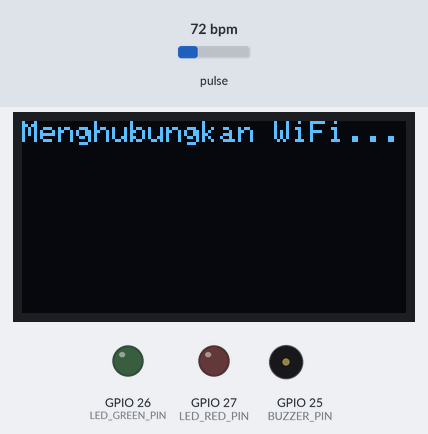
Simulated run of this sketch. Board: ESP32. Parts: 128×64 one-colour display, output pins drawn as LEDs (lit = HIGH), buzzer (waves = sounding, pin HIGH). The inputs (shaded band) are chosen by the test bench; at power-on: pulse 72 bpm. WiFi joins after 1.5 s; servers stay silent unless stated; uploads are accepted with an empty reply; what the sketch prints to the serial monitor is not drawn.

Above: at 2.0 s.
At 6.98 s:
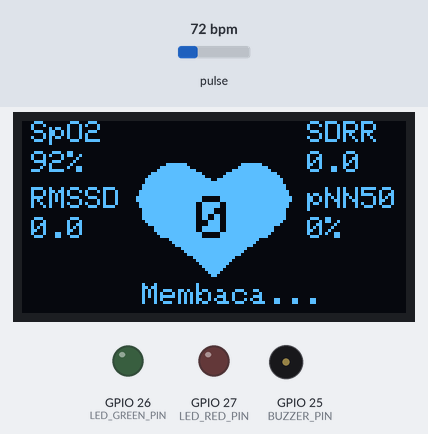
7.0 s: pulse set to 42 bpm
9.0 s: pulse set to 70 bpm
At 9.55 s:
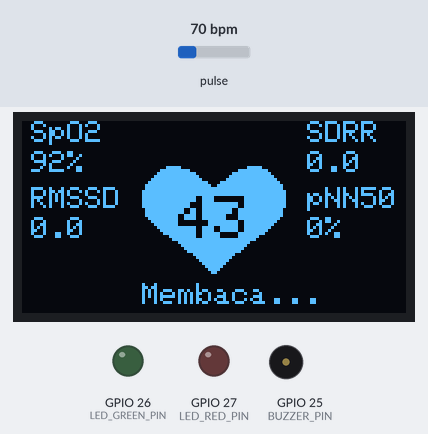
12.0 s: pulse set to 100 bpm
At 12.32 s:
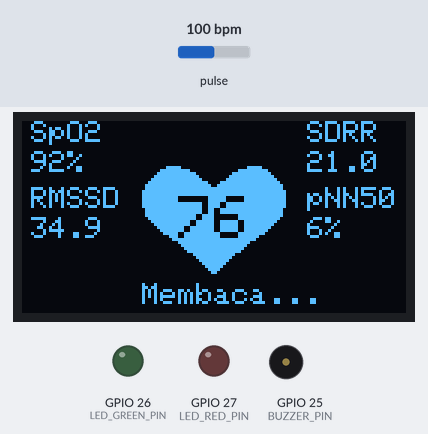
13.7 s: pulse set to 95 bpm
At 16.6 s:
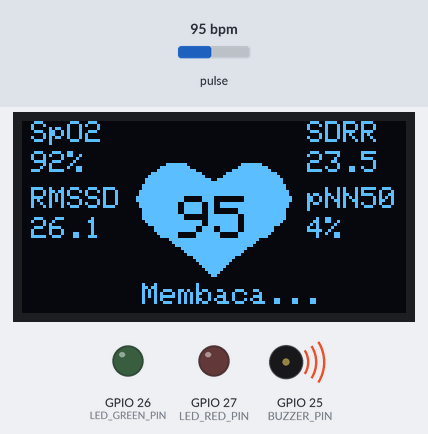
16.7 s: pulse set to 92 bpm
Timing chart, 0 to 20.1 s (numbered marks = the images above; inputs shaded):
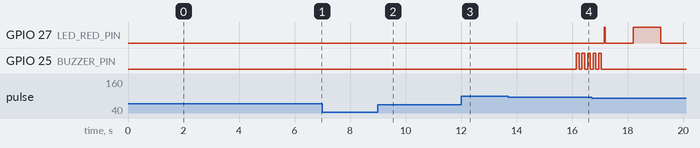

The sketch:

StressMonitor.ino
```cpp
// ESP32 Stress Monitor + LED Blinking + POST ke https://devtunnels.ms
// Auth pakai API Key device (espstresslifetracker)

#define BLYNK_TEMPLATE_ID   "TMPL6QllfqjzJ"
#define BLYNK_TEMPLATE_NAME "Stress Detection Monitor"
#define BLYNK_AUTH_TOKEN    "FAReJFS0_ZTPkdBec-iCUkfKDe_NQmWd"

#include <WiFi.h>
#include <BlynkSimpleEsp32.h>
#include <Wire.h>
#include <HTTPClient.h>
#include <ArduinoJson.h>
#include "SensorManager.h"
#include "DisplayManager.h"

// KONFIGURASI
#define BUZZER_PIN     25
#define LED_GREEN_PIN  26
#define LED_RED_PIN    27

// URL
const char* API_HOST = "https://6865l8g3-8000.asse.devtunnels.ms/api/predict/";
const char* API_KEY  = "espstresslifetracker";

// WiFi
char ssid[] = "han";
char pass[] = "iloveyou";

// Objek class
SensorManager sensorMgr;
DisplayManager displayMgr;

// Status
String serverStatusLabel = "Membaca...";  // low, medium, high
int serverCluster = -1;                   // 0, 1, 2

// Bunyi Buzzer
void playAlarmSound() {
  for (int i = 0; i < 5; i++) {
    digitalWrite(BUZZER_PIN, HIGH);
    delay(100);
    digitalWrite(BUZZER_PIN, LOW);
    delay(100);
  }
}

void playSuccessSound() {
  digitalWrite(BUZZER_PIN, HIGH);
  delay(600);
  digitalWrite(BUZZER_PIN, LOW);
}

// Kirim data ke server
void sendDataToServer(int bpm, int spo2, float rmssd, float sdrr, int pnn50) {
  if (WiFi.status() != WL_CONNECTED) {
    Serial.println("WiFi tidak terhubung!");
    return;
  }

  HTTPClient http;
  http.setTimeout(20000);
  http.begin(API_HOST);

  http.addHeader("Content-Type", "application/json");
  http.addHeader("X-Api-Key", API_KEY);

  String payload = "{";
  payload += "\"api_key\":\"" + String(API_KEY) + "\",";
  payload += "\"heart_rate\":" + String(bpm) + ",";
  payload += "\"spo2\":" + String(spo2) + ",";
  payload += "\"rmssd\":" + String(rmssd, 2) + ",";
  payload += "\"sdrr\":" + String(sdrr, 2) + ",";
  payload += "\"pnn50\":" + String(pnn50);
  payload += "}";

  Serial.println("\nMENGIRIM KE SERVER");
  Serial.println("URL : " + String(API_HOST));
  Serial.println("Payload : " + payload);

  int httpCode = http.POST(payload);

  if (httpCode > 0) {
    Serial.print("HTTP Response code: ");
    Serial.println(httpCode);
    String response = http.getString();
    Serial.println("Response: " + response);

    // Ambil response
    StaticJsonDocument<200> doc;
    DeserializationError error = deserializeJson(doc, response);

    if (error) {
      Serial.print(F("deserializeJson() failed: "));
      Serial.println(error.f_str());
      serverStatusLabel = "ERROR";
      serverCluster = -1;
      return;
    }

    serverCluster = doc["predicted_cluster"] | -1;
    const char* label = doc["label"];
    serverStatusLabel = label ? String(label) : "UNKNOWN";

    Serial.print("Cluster: ");
    Serial.println(serverCluster);
    Serial.print("Label: ");
    Serial.println(serverStatusLabel);

  } else {
    Serial.print("HTTP Error code: ");
    Serial.println(httpCode);
    Serial.println("Error detail: " + String(http.errorToString(httpCode)));
    serverStatusLabel = "TIMEOUT";
    serverCluster = -1;
  }
  http.end();
}

void setup() {
  Serial.begin(115200);
  Wire.begin(21, 22);

  pinMode(BUZZER_PIN, OUTPUT);
  pinMode(LED_GREEN_PIN, OUTPUT);
  pinMode(LED_RED_PIN, OUTPUT);
  digitalWrite(LED_GREEN_PIN, LOW);
  digitalWrite(LED_RED_PIN, LOW);
  digitalWrite(BUZZER_PIN, LOW);

  displayMgr.init();
  sensorMgr.init();

  displayMgr.showMessage("Menghubungkan WiFi...");

  // WiFi + Blynk
  Blynk.begin(BLYNK_AUTH_TOKEN, ssid, pass);

  displayMgr.showMessage("Terhubung!\nSiap deteksi");
  delay(2000);
}

void loop() {
  Blynk.run();

  // Update sensor
  sensorMgr.updateSensor();
  static unsigned long lastUpdate = 0;
  if (millis() - lastUpdate > 1000) {
    lastUpdate = millis();

    sensorMgr.calculateHRV();
    sensorMgr.checkStability();

    // Freeze logic
    if (sensorMgr.isMeasurementDone() && !sensorMgr.isFrozen()) {
      sensorMgr.freezeValues();
      sendDataToServer(sensorMgr.getBPM(), sensorMgr.getSpO2(), sensorMgr.getRMSSD(), sensorMgr.getSDRR(), sensorMgr.getPNN50());

      bool abnormal = (serverStatusLabel == "high" || serverStatusLabel == "TIMEOUT" || serverStatusLabel == "ERROR");

      if (abnormal) playAlarmSound(); else playSuccessSound();
      sensorMgr.setFinalStatus(serverStatusLabel);
    }

    // LED indicator
    static bool ledState = false;
    ledState = !ledState;
    bool abnormal = (serverStatusLabel == "high" || serverStatusLabel == "TIMEOUT" || serverStatusLabel == "ERROR");

    digitalWrite(LED_RED_PIN, sensorMgr.isFrozen() && abnormal && ledState ? HIGH : LOW);
    digitalWrite(LED_GREEN_PIN, sensorMgr.isFrozen() && !abnormal && ledState ? HIGH : LOW);

    // Update Blynk
    int bpm = sensorMgr.getBPM();
    if (bpm > 30) {
      Blynk.virtualWrite(V0, bpm);
      Blynk.virtualWrite(V1, sensorMgr.getSpO2());
      Blynk.virtualWrite(V2, sensorMgr.getRMSSD());
      Blynk.virtualWrite(V3, sensorMgr.getSDRR());
      Blynk.virtualWrite(V4, sensorMgr.getPNN50());

      if (sensorMgr.isFrozen() && !sensorMgr.isDoneNotified()) {
        String statusUpper = serverStatusLabel;
        statusUpper.toUpperCase();
        Blynk.logEvent(abnormal ? "stress_alert" : "done_alert", statusUpper);
        sensorMgr.setDoneNotified(true);
      }

      Blynk.virtualWrite(V5, sensorMgr.getStatus());
    }
  }

  // Update display (100ms)
  displayMgr.updateDisplay(
    sensorMgr.getBPM(),
    sensorMgr.getSpO2(),
    sensorMgr.getRMSSD(),
    sensorMgr.getSDRR(),
    sensorMgr.getPNN50(),
    sensorMgr.getStatus(),
    sensorMgr.isFingerDetected(),
    sensorMgr.isFrozen()
  );
}
```

DisplayManager.h
```cpp
#ifndef DISPLAYMANAGER_H
#define DISPLAYMANAGER_H

#include <Adafruit_GFX.h>
#include <Adafruit_SSD1306.h>

class DisplayManager {
private:
	Adafruit_SSD1306 display;
	unsigned long lastFrameTime = 0;
	int currentFrame = 0;

	// Static const array
	static const unsigned char heart_frame0 [1024] PROGMEM;
	static const unsigned char heart_frame1 [1024] PROGMEM;
	static const unsigned char heart_frame2 [1024] PROGMEM;
	static const unsigned char heart_frame3 [1024] PROGMEM;
	static const unsigned char heart_frame4 [1024] PROGMEM;

	static const unsigned char* heart_frameallArray[5];

	void drawTextOverlay(int bpm, int spo2, float rmssd, float sdrr, int pnn50, String statusText);

public:
	DisplayManager() : display(128, 64, &Wire, -1) {}

	void init();
	void showMessage(String message);
	void showNoFinger();
	void showAnimationIntro();
	void updateDisplay(int bpm, int spo2, float rmssd, float sdrr, int pnn50, String status, bool fingerDetected, bool frozen);
};

#endif
```

SensorManager.cpp
```cpp
#include "SensorManager.h"

void SensorManager::init() {
  if (!sensor.begin(Wire, I2C_SPEED_FAST)) {
    while (1);
  }
  sensor.setup();

  sensor.setPulseAmplitudeRed(0x0A);
  sensor.setPulseAmplitudeGreen(0);

  // Reset variabel
  reset();
}

void SensorManager::updateSensor() {
  long irValue = sensor.getIR();
  //long redValue = sensor.getRed();

  // Deteksi jari
  if (irValue < 50000) {
    if (fingerDetected) {
      fingerDetected = false;
      reset();
    }
    return;
  } else if (!fingerDetected) {
    fingerDetected = true;
    beatCount = 0;
    historyIndex = 0;
    measurementDone = false;
    doneNotified = false;
    frozen = false;
    finalStatusLabel = "MEMBACA...";
  }

  // Detak jantung
  if (!frozen && checkForBeat(irValue)) {
    long delta = millis() - lastBeat;
    lastBeat = millis();
    beatsPerMinute = 60 / (delta / 1000.0);

    if (beatsPerMinute > 40 && beatsPerMinute < 220) {
      rates[rateSpot++] = (byte)beatsPerMinute;
      rateSpot %= RATE_SIZE;
      beatAvg = 0;
      for (byte i = 0; i < RATE_SIZE; i++) beatAvg += rates[i];
      beatAvg /= RATE_SIZE;

      if (intervalCount < INTERVAL_SIZE) intervals[intervalCount++] = delta;
      else {
        memmove(intervals, intervals + 1, (INTERVAL_SIZE - 1) * sizeof(long));
        intervals[INTERVAL_SIZE - 1] = delta;
      }
      beatCount++;
    }
  }

  spo2 = constrain(map(irValue, 50000, 300000, 90, 100), 90, 100);
}

void SensorManager::calculateHRV() {
  rmssd = 0;
  sdrr = 0;
  pnn50 = 0;

  if (intervalCount > 5 && !frozen) {
    // RMSSD
    float sumSq = 0;
    for (int i = 1; i < intervalCount; i++) {
      float diff = intervals[i] - intervals[i - 1];
      sumSq += diff * diff;
    }
    rmssd = sqrt(sumSq / (intervalCount - 1));
    rmssd = rmssd / 10;

    // SDRR
    float mean = 0;
    for (int i = 0; i < intervalCount; i++) mean += intervals[i];
    mean /= intervalCount;
    float var = 0;
    for (int i = 0; i < intervalCount; i++) var += sq(intervals[i] - mean);
    sdrr = sqrt(var / intervalCount);
    sdrr = sdrr / 10;

    // pNN50
    int nn50 = 0;
    for (int i = 1; i < intervalCount; i++) {
      if (abs(intervals[i] - intervals[i - 1]) > 50) nn50++;
    }
    pnn50 = (nn50 * 100) / (intervalCount - 1);
    pnn50 = pnn50 / 10;

  } else if (frozen) {
    rmssd = frozenRMSSD;
    sdrr = frozenSDRR;
    pnn50 = frozenPNN50;
    beatAvg = frozenBPM;
    spo2 = frozenSpO2;
  }
}

void SensorManager::checkStability() {
  if (!frozen && beatCount >= MIN_BEATS) {
    bpmHistory[historyIndex] = beatAvg;
    spo2History[historyIndex] = spo2;
    historyIndex = (historyIndex + 1) % HISTORY_SIZE;

    if (beatCount >= HISTORY_SIZE) {
      float sumB = 0, sumS = 0;
      for (int i = 0; i < HISTORY_SIZE; i++) {
        sumB += bpmHistory[i];
        sumS += spo2History[i];
      }
      float meanB = sumB / HISTORY_SIZE;
      float meanS = sumS / HISTORY_SIZE;
      float sdB = 0, sdS = 0;
      for (int i = 0; i < HISTORY_SIZE; i++) {
        sdB += sq(bpmHistory[i] - meanB);
        sdS += sq(spo2History[i] - meanS);
      }
      sdB = sqrt(sdB / HISTORY_SIZE);
      sdS = sqrt(sdS / HISTORY_SIZE);

      if (sdB < 5.0 && sdS < 2.0) measurementDone = true;
    }
  }
}

void SensorManager::freezeValues() {
  frozen = true;
  frozenBPM = beatAvg;
  frozenSpO2 = spo2;
  frozenRMSSD = rmssd;
  frozenSDRR = sdrr;
  frozenPNN50 = pnn50;
}

void SensorManager::reset() {
  beatAvg = 0;
  intervalCount = 0;
  beatCount = 0;
  historyIndex = 0;
  measurementDone = false;
  doneNotified = false;
  frozen = false;
  finalStatusLabel = "MEMBACA...";
}

int SensorManager::getBPM() {
  return frozen ? frozenBPM : beatAvg;
}

int SensorManager::getSpO2() {
  return frozen ? frozenSpO2 : spo2;
}

float SensorManager::getRMSSD() {
  return frozen ? frozenRMSSD : rmssd;
}

float SensorManager::getSDRR() {
  return frozen ? frozenSDRR : sdrr;
}

int SensorManager::getPNN50() {
  return frozen ? frozenPNN50 : pnn50;
}

bool SensorManager::isFingerDetected() {
  return fingerDetected;
}

bool SensorManager::isMeasurementDone() {
  return measurementDone;
}

bool SensorManager::isFrozen() {
  return frozen;
}

bool SensorManager::isDoneNotified() {
  return doneNotified;
}

void SensorManager::setDoneNotified(bool value) {
  doneNotified = value;
}

String SensorManager::getStatus() {
  if (frozen) {
    return finalStatusLabel;
  }
  return "Membaca...";
}
```

SensorManager.h
```cpp
#ifndef SENSORMANAGER_H
#define SENSORMANAGER_H

#include <Wire.h>
#include "MAX30105.h"
#include "heartRate.h"
#include <math.h>
#include <WString.h>

class SensorManager {
private:
  MAX30105 sensor;

  // Variabel detak & HRV
  const byte RATE_SIZE = 4;
  byte rates[4];
  byte rateSpot = 0;
  long lastBeat = 0;
  float beatsPerMinute;
  int beatAvg;

  const int INTERVAL_SIZE = 30;
  long intervals[30];
  int intervalCount = 0;
  bool fingerDetected = false;

  // Perhitungan SpO2
  long redValue = 0;

  // Kestabilan & freeze
  int beatCount = 0;
  const int MIN_BEATS = 8;
  static const int HISTORY_SIZE = 3;
  int bpmHistory[HISTORY_SIZE];
  int spo2History[HISTORY_SIZE];
  int historyIndex = 0;

  bool measurementDone = false;
  bool doneNotified = false;
  bool frozen = false;
  int frozenBPM = 0;
  int frozenSpO2 = 0;
  float frozenRMSSD = 0;
  float frozenSDRR = 0;
  int frozenPNN50 = 0;

  // Variabel sementara
  int spo2;
  float rmssd, sdrr;
  int pnn50;
  String finalStatusLabel = "Membaca...";

public:
  void init();
  void updateSensor();
  void calculateHRV();
  void checkStability();
  void freezeValues();
  void reset();

  int getBPM();
  int getSpO2();
  float getRMSSD();
  float getSDRR();
  int getPNN50();
  bool isFingerDetected();
  bool isMeasurementDone();
  bool isFrozen();
  bool isDoneNotified();
  void setDoneNotified(bool value);
  String getStatus();

  void setFinalStatus(String label) {
    label.toUpperCase();
    finalStatusLabel = label;
  }
};

#endif
```

Source omitted: layManager.cpp (data table, 34644 bytes)

Measured:
- after the input at 12.0 s, the display: first differs from a run without the input after 0.27 s (image 3)
- by itself, GPIO 25 (BUZZER_PIN): alternates HIGH for 0.10 s and LOW for 0.10 s, 4 changes in all, then stays LOW
- what the display in image 0 shows lasts 1.8 s, from 2.0 s to 3.8 s
